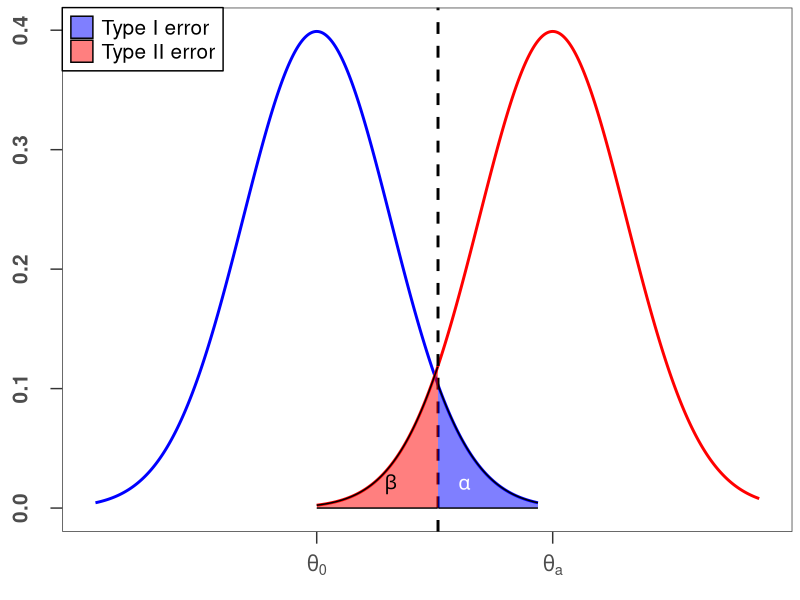

Source code (R):
## ---- chunk 1
library(tidyverse)
library(ggplot2)
## ---- chunk 2
x1 <- seq(-3,3,by = 0.01)
y1 <- dnorm(x1)
pdf1 <- data.frame(x1,y1)

x2 <- seq(0,6,by = 0.01)
y2 <- dnorm(x2,mean = 3.2)
pdf2 <- data.frame(x2,y2)

x_category <- c(rep('x1',length(x1)),rep('x2',length(x2)))
pdf <- data.frame(x_category,x = c(x1,x2),y = c(y1,y2))


ggplot(data = pdf, aes(x = x, y = y, group = x_category,color = x_category))+
  geom_line(lwd = 1,show.legend = FALSE)+
  geom_vline(xintercept = qnorm(0.95),lty=2, lwd=1)+
  scale_color_manual(values = c('blue','red'))+
  geom_ribbon(data = filter(pdf,(pdf$x_category=='x1'& x>=qnorm(0.95)|(pdf$x_category=='x2'& x<=qnorm(0.95)))),aes(x,ymax = y,ymin=0,fill = x_category),alpha=0.5,col = 'black')+
  scale_fill_manual(values = c('blue','red'),labels = c("Type I error", "Type II error"))+
  scale_x_continuous(breaks = c(0,3.2),labels = c(expression(theta[0]),expression(theta[a])))+
  annotate("text",x=2,y=0.02,label = expression(alpha), col = "white",size = 5)+
  annotate("text",x=1,y=0.02,label = expression(beta),size = 5)+
  labs(x="",y="")+
  theme_bw()+
  theme(panel.background = element_rect(fill = 'white'),
        panel.grid = element_blank(),
        legend.background=element_rect(colour='black'),
        legend.title = element_blank(), 
        legend.position = c(0,1),
        legend.justification = c(0,1),
        legend.text=element_text(size=15),
        axis.text.x = element_text(face = 'bold',size = 15,vjust = -0.5),
        axis.text.y = element_text(face = 'bold',size = 15,angle = 90,hjust = 0.5,vjust = 4),
        axis.ticks.length = unit(.3,"cm")
        )
  
  

  
  
  
  
## ---- chunk 3
if_prime <- function(x){
  x = as.integer(x)
  if(x == 1){
    return(NA)
  }
  if(x ==2){
    return(paste(x,"is a prime number."))
  }
  if(x >= 3){
    for (y in 2:(x-1)) {
    if(x%%y == 0){
      return(paste(x,'is not a prime number.'))
    } 
    }
      return(paste(x,"is a prime number"))
  }
  }

if_prime(3)
if_prime(5)
if_prime(21)
if_prime(71)
if_prime(99)
